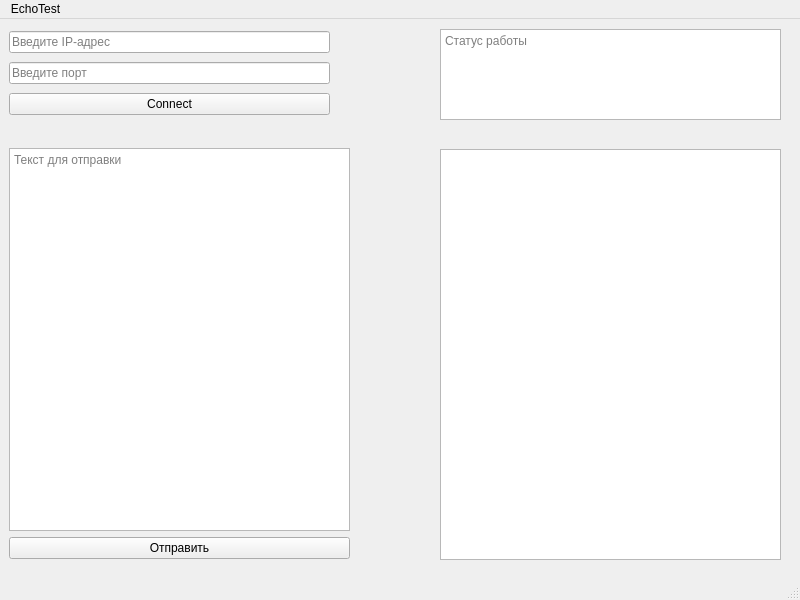
<?xml version="1.0" encoding="UTF-8"?>
<ui version="4.0">
 <class>ClientWidget</class>
 <widget class="QMainWindow" name="ClientWidget">
  <property name="geometry">
   <rect>
    <x>0</x>
    <y>0</y>
    <width>800</width>
    <height>600</height>
   </rect>
  </property>
  <property name="windowTitle">
   <string>MainWindow</string>
  </property>
  <widget class="QWidget" name="centralwidget">
   <widget class="QWidget" name="verticalLayoutWidget">
    <property name="geometry">
     <rect>
      <x>9</x>
      <y>9</y>
      <width>321</width>
      <height>91</height>
     </rect>
    </property>
    <layout class="QVBoxLayout" name="verticalLayout">
     <item>
      <widget class="QLineEdit" name="lineEdit_IP">
       <property name="placeholderText">
        <string>Введите IP-адрес</string>
       </property>
      </widget>
     </item>
     <item>
      <widget class="QLineEdit" name="lineEdit_port">
       <property name="placeholderText">
        <string>Введите порт</string>
       </property>
      </widget>
     </item>
     <item>
      <widget class="QPushButton" name="pushButton_connect">
       <property name="text">
        <string>Connect</string>
       </property>
      </widget>
     </item>
    </layout>
   </widget>
   <widget class="QWidget" name="verticalLayoutWidget_2">
    <property name="geometry">
     <rect>
      <x>9</x>
      <y>129</y>
      <width>341</width>
      <height>411</height>
     </rect>
    </property>
    <layout class="QVBoxLayout" name="verticalLayout_2">
     <item>
      <widget class="QTextEdit" name="textEdit_toSend">
       <property name="placeholderText">
        <string>Текст для отправки</string>
       </property>
      </widget>
     </item>
     <item>
      <widget class="QPushButton" name="pushButton_toSend">
       <property name="text">
        <string>Отправить</string>
       </property>
      </widget>
     </item>
    </layout>
   </widget>
   <widget class="QWidget" name="verticalLayoutWidget_3">
    <property name="geometry">
     <rect>
      <x>440</x>
      <y>130</y>
      <width>341</width>
      <height>411</height>
     </rect>
    </property>
    <layout class="QVBoxLayout" name="verticalLayout_3">
     <item>
      <widget class="QTextEdit" name="textEdit_toGet"/>
     </item>
    </layout>
   </widget>
   <widget class="QTextEdit" name="textEdit_Status">
    <property name="geometry">
     <rect>
      <x>440</x>
      <y>10</y>
      <width>341</width>
      <height>91</height>
     </rect>
    </property>
    <property name="readOnly">
     <bool>true</bool>
    </property>
    <property name="placeholderText">
     <string>Статус работы</string>
    </property>
   </widget>
  </widget>
  <widget class="QMenuBar" name="menubar">
   <property name="geometry">
    <rect>
     <x>0</x>
     <y>0</y>
     <width>800</width>
     <height>21</height>
    </rect>
   </property>
   <widget class="QMenu" name="menuEchoTest">
    <property name="title">
     <string>EchoTest</string>
    </property>
   </widget>
   <addaction name="menuEchoTest"/>
  </widget>
  <widget class="QStatusBar" name="statusbar"/>
 </widget>
 <resources/>
 <connections/>
</ui>
